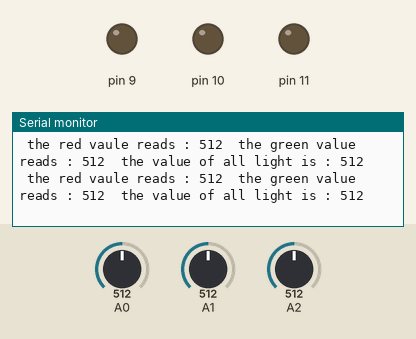
Recording of a sketch running on a simulated Arduino Uno, built with avr-gcc and run on an emulated ATmega328P. Parts: output pins drawn as LEDs (lit = HIGH), the last lines printed to the serial monitor. The inputs (shaded band) are chosen by the test bench; at power-on: A0 = 512, A1 = 512, A2 = 512.

Above: at 1.2 s.
1.3 s: A0 set to 105
At 1.41 s:
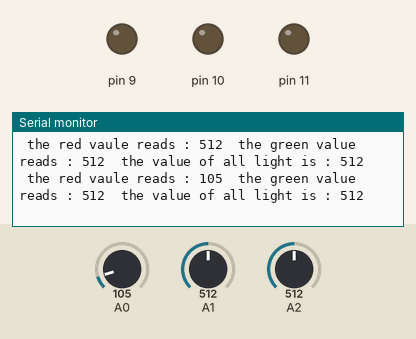
4.3 s: A0 set to 89
At 4.37 s:
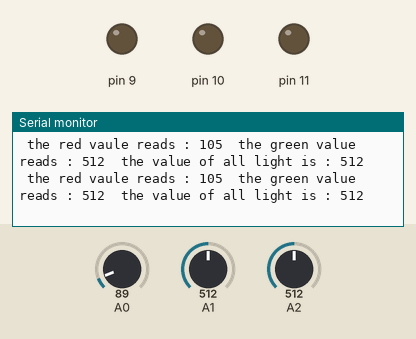
7.3 s: A1 set to 106
At 7.3 s:
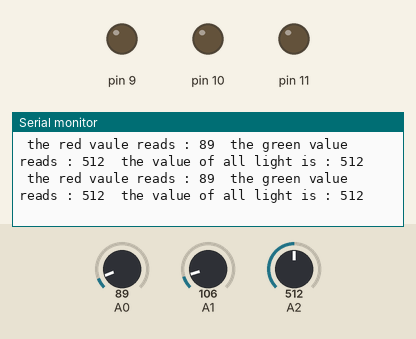
10.3 s: A1 set to 92
At 10.32 s:
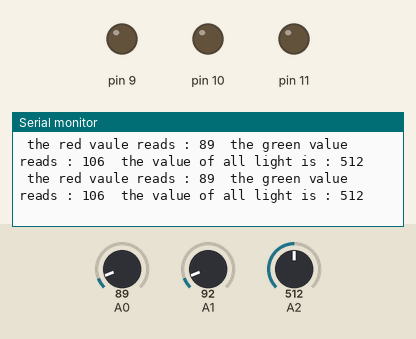
13.3 s: A2 set to 106
At 13.31 s:
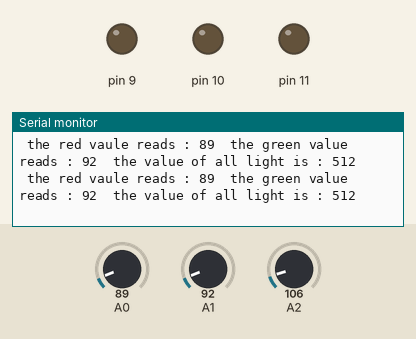
16.3 s: A2 set to 88
At 16.38 s:
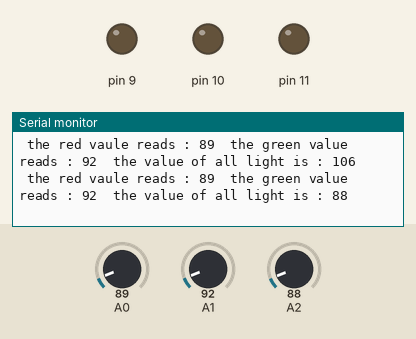
Timing chart, 0 to 19.3 s (numbered marks = the images above; inputs shaded):
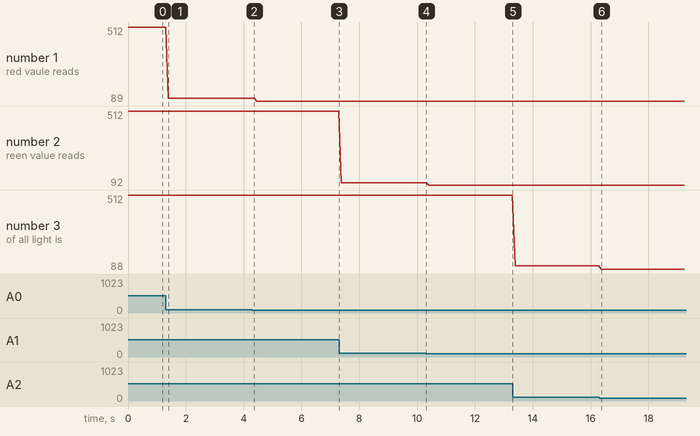

The sketch:

lightsensor.ino
```cpp
void setup() {
  for (int i = 9; i < 12; i++) {
    pinMode(i, OUTPUT);
    }
  Serial.begin(9600);

}

void loop() {
  // when writing this the blue ´strip´ was gone, so blue became ´all´
  // I also shortend the code so A0-A2 is right in the analogRead()
  int redValue = analogRead(A0);
  int greenValue = analogRead(A1);
  int allValue = analogRead(A2);

  delay(10);

  // just a simple serial print
  Serial.print(" the red vaule reads : ");
  Serial.print(redValue);
  Serial.print("  the green value reads : ");
  Serial.print(greenValue);
  Serial.print("  the value of all light is : ");
  Serial.print(allValue);
  Serial.print("\n");


}
```

Measured:
- after the input at 1.3 s, the serial monitor: prints a new line after 0.10 s (image 1)
- after the input at 16.3 s, the serial monitor: prints a new line after 0.07 s (image 6)
- plotted number 1: 512 → 105 after the input at 1.3 s, 105 → 89 after the input at 4.3 s
- plotted number 2: 512 → 106 after the input at 7.3 s, 106 → 92 after the input at 10.3 s
- plotted number 3: 106 → 88 after the input at 16.3 s
